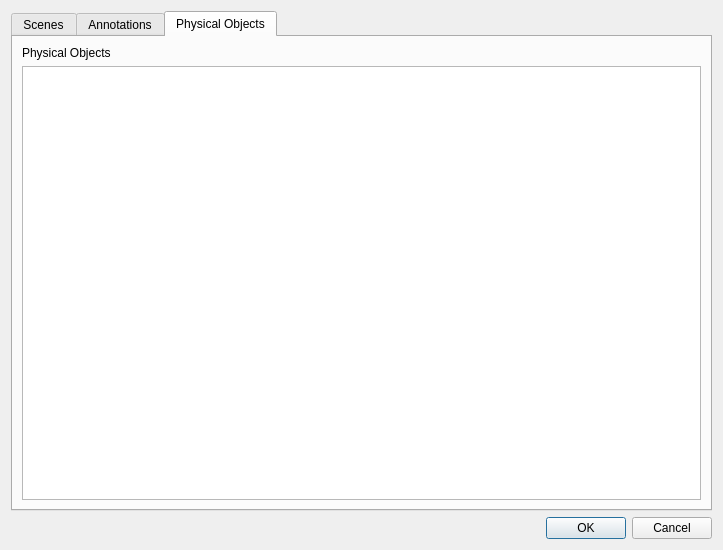
<?xml version="1.0" encoding="UTF-8"?>
<ui version="4.0">
 <class>Dialog</class>
 <widget class="QDialog" name="Dialog">
  <property name="geometry">
   <rect>
    <x>0</x>
    <y>0</y>
    <width>723</width>
    <height>550</height>
   </rect>
  </property>
  <property name="windowTitle">
   <string>Dialog</string>
  </property>
  <layout class="QVBoxLayout" name="verticalLayout">
   <item>
    <widget class="QTabWidget" name="tabWidget">
     <property name="currentIndex">
      <number>2</number>
     </property>
     <widget class="QWidget" name="scenes_tab">
      <attribute name="title">
       <string>Scenes</string>
      </attribute>
      <layout class="QVBoxLayout" name="verticalLayout_7">
       <item>
        <widget class="QLabel" name="label">
         <property name="text">
          <string>Scenes</string>
         </property>
        </widget>
       </item>
       <item>
        <widget class="QListWidget" name="scenes_list"/>
       </item>
      </layout>
     </widget>
     <widget class="QWidget" name="annotations_tab">
      <attribute name="title">
       <string>Annotations</string>
      </attribute>
      <layout class="QVBoxLayout" name="verticalLayout_6">
       <item>
        <widget class="QLabel" name="label_2">
         <property name="text">
          <string>Annotations</string>
         </property>
        </widget>
       </item>
       <item>
        <widget class="QListWidget" name="annotations_list"/>
       </item>
      </layout>
     </widget>
     <widget class="QWidget" name="phys_objs_tab">
      <attribute name="title">
       <string>Physical Objects</string>
      </attribute>
      <layout class="QVBoxLayout" name="verticalLayout_5">
       <item>
        <widget class="QLabel" name="label_3">
         <property name="text">
          <string>Physical Objects</string>
         </property>
        </widget>
       </item>
       <item>
        <widget class="QListWidget" name="phys_objs_list"/>
       </item>
      </layout>
     </widget>
    </widget>
   </item>
   <item>
    <widget class="QDialogButtonBox" name="buttonBox">
     <property name="orientation">
      <enum>Qt::Horizontal</enum>
     </property>
     <property name="standardButtons">
      <set>QDialogButtonBox::Cancel|QDialogButtonBox::Ok</set>
     </property>
    </widget>
   </item>
  </layout>
 </widget>
 <resources/>
 <connections>
  <connection>
   <sender>buttonBox</sender>
   <signal>accepted()</signal>
   <receiver>Dialog</receiver>
   <slot>accept()</slot>
   <hints>
    <hint type="sourcelabel">
     <x>248</x>
     <y>254</y>
    </hint>
    <hint type="destinationlabel">
     <x>157</x>
     <y>274</y>
    </hint>
   </hints>
  </connection>
  <connection>
   <sender>buttonBox</sender>
   <signal>rejected()</signal>
   <receiver>Dialog</receiver>
   <slot>reject()</slot>
   <hints>
    <hint type="sourcelabel">
     <x>316</x>
     <y>260</y>
    </hint>
    <hint type="destinationlabel">
     <x>286</x>
     <y>274</y>
    </hint>
   </hints>
  </connection>
 </connections>
</ui>
